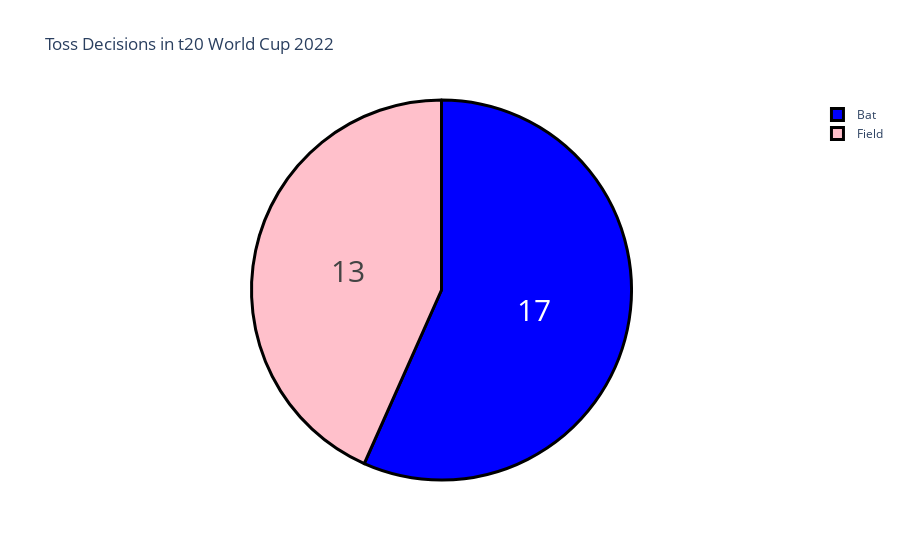

The notebook cell saved with this chart:
### Markdown cell above
### So in the t20 world cup 2022, 16 matches were won by batting first, and 13 matches were won by chasing.

### Code cell
toss = data["toss decision"].value_counts()
label = toss.index
counts = toss.values
colors = ['blue','pink']

fig = go.Figure(data=[go.Pie(labels=label, values=counts)])
fig.update_layout(title_text='Toss Decisions in t20 World Cup 2022')
fig.update_traces(hoverinfo='label+percent', textinfo='value', textfont_size=30,
                  marker=dict(colors=colors, line=dict(color='black', width=3)))
fig.show()

### Figure 1 — Plotly figure (JSON) as saved in the notebook; plotly's stock layout.template omitted (floating-point values rounded to 4 significant figures)
{"data": [{"hoverinfo": "label+percent", "labels": ["Bat", "Field"], "marker": {"colors": ["blue", "pink"], "line": {"color": "black", "width": 3}}, "textfont": {"size": 30}, "textinfo": "value", "type": "pie", "values": [17, 13]}], "layout": {"title": {"text": "Toss Decisions in t20 World Cup 2022"}}}
